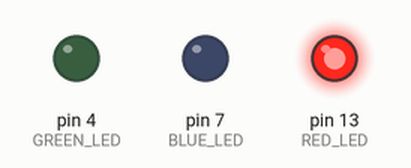
Recording of a sketch running on a simulated Arduino Uno, built with avr-gcc and run on an emulated ATmega328P. Parts: output pins drawn as LEDs (lit = HIGH). At 3.0 s the program stops and its outputs stay as they are.

Above: at 0.1 s.
At 1.1 s:
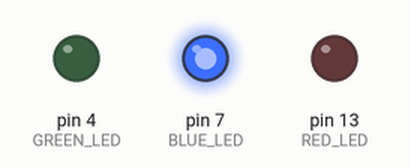
At 2.1 s:
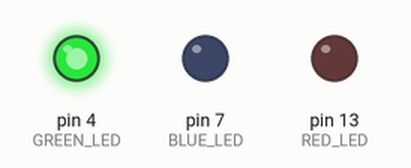
At 3.1 s:
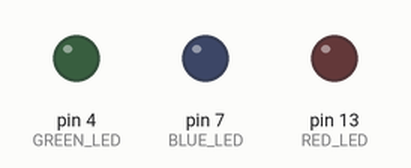
Timing chart, 0 to 4.5 s (numbered marks = the images above):
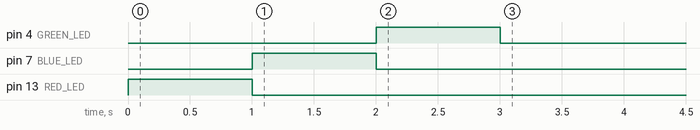

Measured:
- by itself, pin 4 (GREEN_LED): LOW → HIGH at 2.0 s, → LOW 1.0 s later
- by itself, pin 7 (BLUE_LED): LOW → HIGH at 1.0 s, → LOW 1.0 s later
- by itself, pin 13 (RED_LED): LOW → HIGH at 0.00 s, → LOW 1.0 s later

The sketch:

MCPIL22.ino
```cpp
// Configure LED's that turning on one by one (off then on next)

void setup()
{
    pinMode(13, OUTPUT); // RED LED
    pinMode(7, OUTPUT);  // BLUE LED
    pinMode(4, OUTPUT);  // GREEN LED
}

void loop()
{
    digitalWrite(13, HIGH); // RED ON
    delay(1000);            // HOLD 1sec
    digitalWrite(13, LOW);  // RED OFF

    digitalWrite(7, HIGH); // BLUE ON
    delay(1000);           // HOLD 1sec
    digitalWrite(7, LOW);  // BLUE OFF

    digitalWrite(4, HIGH); // GREEN ON
    delay(1000);           // HOLD 1sec
    digitalWrite(4, LOW);  // GREEN OFF

    while (true)
        ; // stop loop
}
```
